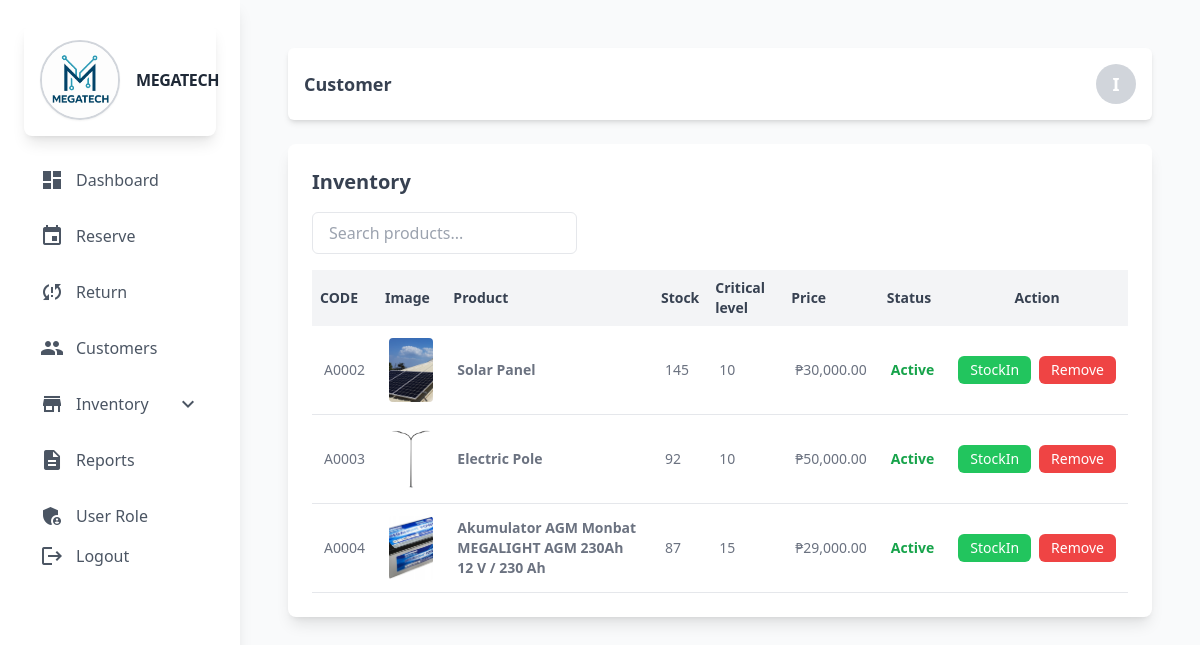
The page /admin/inventory.php (signed in) on the database its author committed.
### tables this page shows
CREATE TABLE `product` (
  `prod_id` int(11) NOT NULL,
  `prod_code` varchar(60) NOT NULL,
  `prod_name` varchar(60) NOT NULL,
  `prod_description` text NOT NULL,
  `prod_specs` longtext NOT NULL CHECK (json_valid(`prod_specs`)),
  `prod_stocks` int(11) NOT NULL,
  `prod_category_id` int(11) NOT NULL,
  `prod_price` decimal(10,2) NOT NULL,
  `prod_critical` int(11) NOT NULL,
  `prod_status` int(11) NOT NULL COMMENT '0=unactive,1=active',
  `prod_image` varchar(255) NOT NULL,
  `prod_added` datetime NOT NULL
);

### admin/backend/db.php (called while the page is built, shortened)
<?php
class db_connect
{
    public $host = db_host;
    public $user = db_user;
    public $pass = db_pass;
    public $name = db_name;
    public function connect()
    {
        try {
            $this->conn = new mysqli($this->host, $this->user, $this->pass, $this->name);
        } catch (\Throwable $th) {
            header("Location:setup.php");
        }
    }
}

### admin/backend/class.php (called while the page is built, shortened)
<?php
include ('db.php');
class global_class extends db_connect
{
public function fetch_all_product(){
        $query = $this->conn->prepare("SELECT *
        FROM `product`
        LEFT JOIN category
        ON product.prod_category_id = category.category_id
        where prod_status='1'
        ");
        if ($query->execute()) {
            $result = $query->get_result();
            return $result;
        }
    }
}
?>

### admin/inventory.php (the view, shortened to what this page needs)
<?php
include "components/header.php";
?>
<div class="flex justify-between items-center bg-white p-4 mb-6 rounded-md shadow-md">
    <h2 class="text-lg font-semibold text-gray-700">Customer</h2>
    <div class="w-10 h-10 bg-gray-300 rounded-full flex items-center justify-center text-lg font-bold text-white">
        <?php echo substr(ucfirst($_SESSION['admin_username']), 0, 1); ?>
    </div>
</div>
<div class="bg-white rounded-lg shadow-lg p-6">
    <div class="flex justify-between items-center mb-4">
        <h3 class="text-xl font-semibold text-gray-700">Inventory</h3>
    </div>
    <div class="mb-4">
        <input
            type="text"
            id="searchInput"
            class="w-50 px-4 py-2 border rounded-md text-gray-700 focus:outline-none focus:ring-2 focus:ring-blue-500"
            placeholder="Search products..."
        />
    </div>
    <div class="overflow-x-auto">
        <table id="userTable" class="display table-auto w-full text-sm text-left text-gray-500 dark:text-gray-400">
            <thead class="bg-gray-100 text-gray-700">
                <tr>
                    <th class="p-2">CODE</th>
                    <th class="p-2">Image</th>
                    <th class="p-2">Product</th>
                    <th class="p-2">Stock</th>
                    <th class="p-2">Critical level</th>
                    <th class="p-2">Price</th>
                    <th class="p-2">Status</th>
                    <th class="p-2 text-center">Action</th>
                </tr>
            </thead>
            <tbody>
                <?php include "backend/end-points/inventory_list.php" ?>
            </tbody>
        </table>
    </div>
</div>
<?php include "components/footer.php";?>

### admin/backend/end-points/inventory_list.php (shortened to what this page needs)
<?php
$fetch_all_product = $db->fetch_all_product();
if ($fetch_all_product->num_rows > 0) {
    foreach ($fetch_all_product as $product):
        $status = ($product['prod_status'] > 0) ? "Active" : "Not Active";
        $image_path = !empty($product['prod_image']) ? "../upload/{$product['prod_image']}" : 'images/default.png';
?>
<tr class="border-b">
    <td class="p-3"><?= $product['prod_code'] ?></td>
    <td class="p-3">
        <img src="<?= $image_path ?>" alt="<?= $product['prod_name'] ?>" class="w-16 h-16 object-cover rounded">
    </td>
    <td class="p-3 font-semibold"><?= $product['prod_name']?></td>
    <td class="p-3"><?= $product['prod_stocks'] ?></td>
    <td class="p-3"><?= $product['prod_critical'] ?></td>
    <td class="p-3">₱<?= number_format($product['prod_price'], 2) ?></td>
    <td class="p-3">
        <span class="<?= $product['prod_status'] > 0 ? 'text-green-600 font-semibold' : 'text-red-500 italic' ?>">
            <?= $status ?>
        </span>
    </td>
    <td class="p-3 text-center">
        <div class="flex flex-col sm:flex-row justify-center items-center space-y-1 sm:space-y-0 sm:space-x-2">
            <button class="bg-green-500 text-white py-1 px-3 rounded-md text-sm stockInToggler"
                data-prod_stocks="<?= $product['prod_stocks'] ?>"
                data-prod_id="<?= $product['prod_id'] ?>"
                data-prod_name="<?= $product['prod_name'] ?>"
            >
                StockIn
            </button>
            <button class="bg-red-500 text-white py-1 px-3 rounded-md text-sm togglerRemoveProduct"
                data-prod_id="<?= $product['prod_id'] ?>"
                data-prod_name="<?= $product['prod_name'] ?>"
            >
                Remove
            </button>
        </div>
    </td>
</tr>
<?php
    endforeach;
} else { ?>
<tr>
    <td colspan="10" class="p-4 text-center text-gray-500 italic">No Product Found.</td>
</tr>
<?php } ?>

### rows shown on the page
product: prod_code "A0002", prod_image (picture), prod_name "Solar Panel", prod_stocks "145", prod_critical "10", prod_price "30,000.00", prod_status "Active"
product: prod_code "A0003", prod_image (picture), prod_name "Electric Pole", prod_stocks "92", prod_critical "10", prod_price "50,000.00", prod_status "Active"
product: prod_code "A0004", prod_image (picture), prod_name "Akumulator AGM Monbat MEGALIGHT AGM 230Ah 12 V / 230 Ah", prod_stocks "87", prod_critical "15", prod_price "29,000.00", prod_status "Active"

### other values the page prints
substr(ucfirst($_SESSION['admin_username']), 0, 1) "I"
